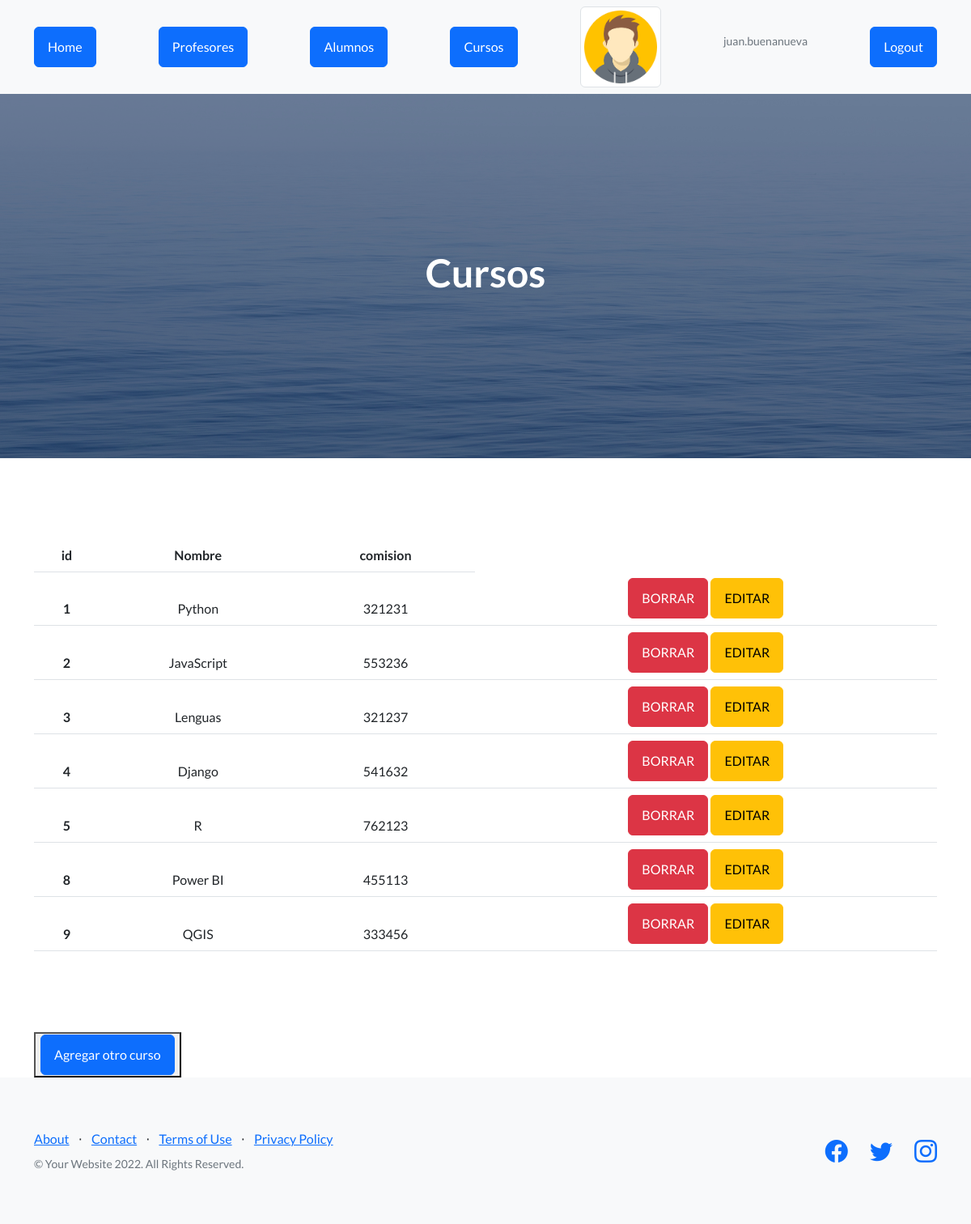
Screenshot of /appCoder/cursos (signed in) with the database file from the repository.
### AppCoder/models.py (models this page shows, shortened)
class Curso(models.Model):
    nombre = models.CharField(max_length=40)
    comision = models.IntegerField()

### AppCoder/views.py (the view)
# urls.py: path("cursos" , views.cursos , name="cursos"),
def cursos(request):
    print(request.user.id)
    if request.user.id != None:
        avatares = Avatar.objects.filter(user=request.user.id)
        cursos = Curso.objects.all()
        return render(request, "cursos.html", {"cursos":cursos,"url":avatares[0].imagen.url})
    else:
        return render(request, "cursos.html")

### AppCoder/template/cursos.html
{% extends "padre.html" %}
{%  load static %}
{% block seccion %}
    <h1>Cursos</h1>
{% endblock %}
{% block contenido %}
    <div class="container">
        <table class="table table-hover" style="text-align: center; margin-top: 100px;margin-bottom: 100px;">
            <thead>
            <tr>
                <th>id</th>
                <th>Nombre</th>
                <th>comision</th>
            </tr>
            {% for n in cursos %}
            <tr>
                <th>{{n.id}}</th>
                <td>{{n.nombre}}</td>
                <td>{{n.comision}}</td>
                <td>
                    {% if request.user.is_authenticated %}
                    <a href="{% url 'eliminar_curso'  n.id %}" class="btn btn-danger">BORRAR</a>
                    <a href="{% url 'editar_curso'  n.id %}" class="btn btn-warning">EDITAR</a>
                    {% endif %}
                </td>
            {% endfor %}
            </tr>
        </table>
        <button>
            <a href="alta_curso" class="btn btn-primary">Agregar otro curso</a>
        </button>
    </div>
{% endblock %}

### AppCoder/template/padre.html (shortened to what this page needs)
<!DOCTYPE html>
<html lang="en">
    <head>
        {% load static %}
        <link href="https://cdn.jsdelivr.net/npm/bootstrap-icons@1.5.0/font/bootstrap-icons.css" rel="stylesheet" type="text/css" />
        <link href="{% static 'app_coder/css/styles.css' %}" rel="stylesheet" />
    </head>
    <body>
        <nav class="navbar navbar-light bg-light static-top">
            <div class="container">
                <a href="{% url 'home' %}" class="btn btn-primary">Home</a>
                {% if request.user.is_authenticated %}
                    <a href="{% url 'profesores' %}" class="btn btn-primary">Profesores</a>
                {% endif %}
                <a href="{% url 'alumnos' %}" class="btn btn-primary">Alumnos</a>
                <a href="{% url 'cursos' %}" class="btn btn-primary">Cursos</a>
                {% if request.user.is_authenticated %}
                    <img src="{{ url }}" class="img-thumbnail" alt="..." width="100px" height="100px">
                    <p class="text-muted small">{{user.username}}</p>
                    <a href="{% url 'Logout' %}" class="btn btn-primary">Logout</a>
                {% endif %}
            </div>
        </nav>
        <header class="masthead">
            <div class="container position-relative">
                <div class="row justify-content-center">
                    <div class="col-xl-6">
                        <div class="text-center text-white">
                            {% block seccion %}
                            {% endblock %}
                        </div>
                    </div>
                </div>
            </div>
        </header>
        {% block contenido %}
        {% endblock %}
        <footer class="footer bg-light">
            <div class="container">
                <div class="row">
                    <div class="col-lg-6 h-100 text-center text-lg-start my-auto">
                        <ul class="list-inline mb-2">
                            <li class="list-inline-item"><a href="#!">About</a></li>
                            <li class="list-inline-item">⋅</li>
                            <li class="list-inline-item"><a href="#!">Contact</a></li>
                            <li class="list-inline-item">⋅</li>
                            <li class="list-inline-item"><a href="#!">Terms of Use</a></li>
                            <li class="list-inline-item">⋅</li>
                            <li class="list-inline-item"><a href="#!">Privacy Policy</a></li>
                        </ul>
                        <p class="text-muted small mb-4 mb-lg-0">&copy; Your Website 2022. All Rights Reserved.</p>
                    </div>
                    <div class="col-lg-6 h-100 text-center text-lg-end my-auto">
                        <ul class="list-inline mb-0">
                            <li class="list-inline-item me-4">
                                <a href="#!"><i class="bi-facebook fs-3"></i></a>
                            </li>
                            <li class="list-inline-item me-4">
                                <a href="#!"><i class="bi-twitter fs-3"></i></a>
                            </li>
                            <li class="list-inline-item">
                                <a href="#!"><i class="bi-instagram fs-3"></i></a>
                            </li>
                        </ul>
                    </div>
                </div>
            </div>
        </footer>
    </body>
</html>

### rows the page displays
Curso: id "1", nombre "Python", comision "321231"
Curso: id "2", nombre "JavaScript", comision "553236"
Curso: id "3", nombre "Lenguas", comision "321237"
Curso: id "4", nombre "Django", comision "541632"
Curso: id "5", nombre "R", comision "762123"
Curso: id "8", nombre "Power BI", comision "455113"
Curso: id "9", nombre "QGIS", comision "333456"

### other values shown
{{ user.username }} "juan.buenanueva"
